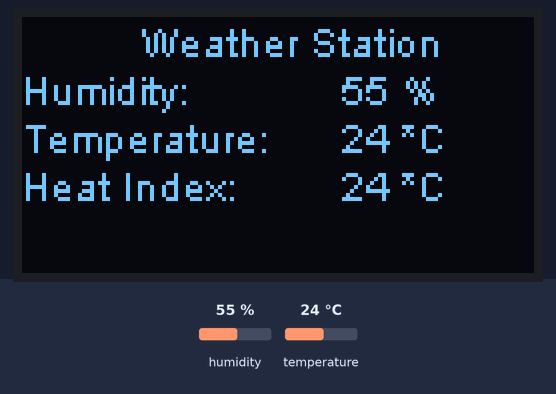
Bench run of a sketch on a simulated ESP32. Shown: 128×64 one-colour display. The test bench sets the inputs (shaded band); at power-on: temperature 24 °C, humidity 55 %. WiFi joins after 1.5 s; servers stay silent unless stated; what the sketch prints to the serial monitor is not drawn.

Above: at 8.7 s.
8.8 s: temperature set to 0 °C
At 10.8 s:
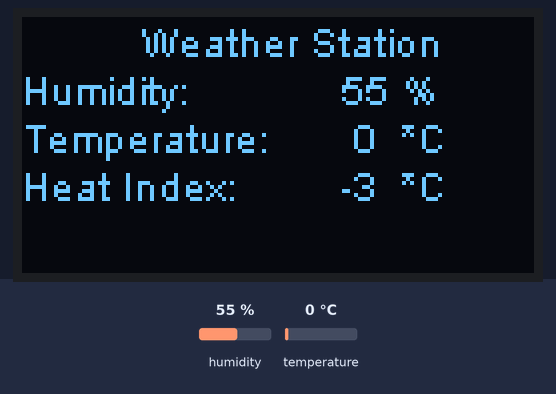
11.1 s: humidity set to 22 %
At 12.8 s:
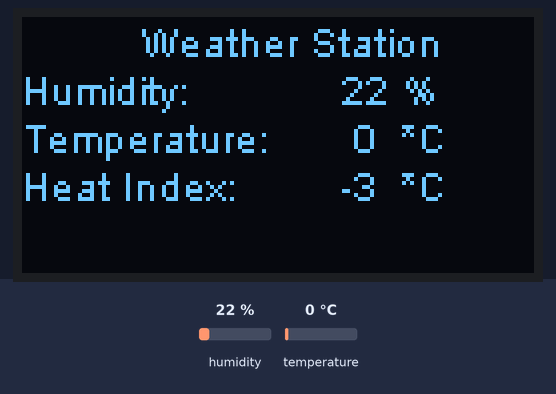
13.1 s: humidity set to 40 %
At 14.2 s:
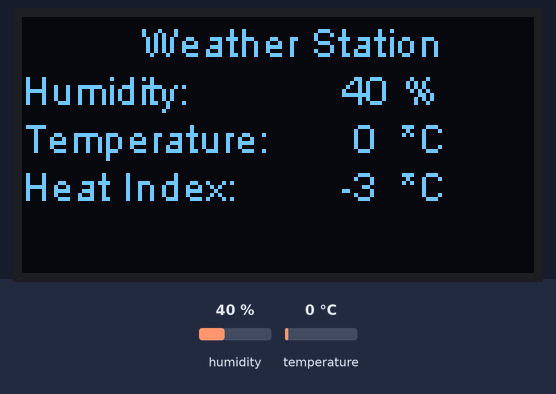
15.2 s: temperature set to 12 °C
At 16.4 s:
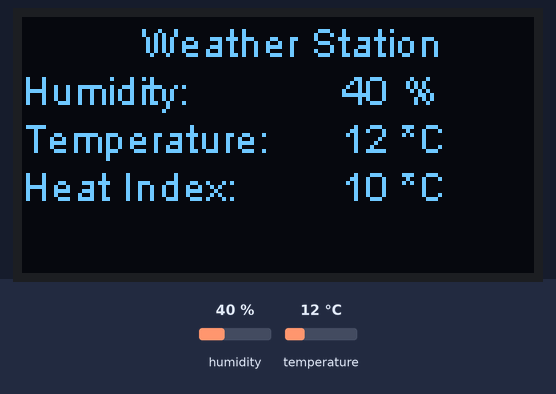
Timing chart, 0 to 18.2 s (numbered marks = the images above; inputs shaded):
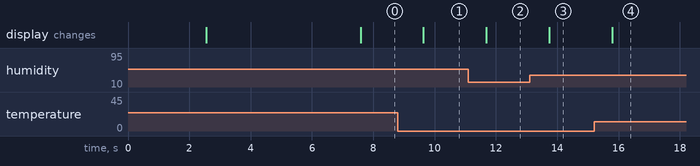

Measured:
- after the input at 8.8 s, the display: changes after 0.84 s (image 1)
- after the input at 11.1 s, the display: changes after 0.59 s (image 2)
- after the input at 13.1 s, the display: changes after 0.64 s (image 3)
- after the input at 15.2 s, the display: changes after 0.59 s (image 4)

The sketch:

Weather_Station_OTA_Update.ino
```cpp
#include <FS.h>
#include <WiFiManager.h>


#include <WiFiClient.h>
#include <Update.h>
#include <ESPmDNS.h>
#include <WebServer.h>


#define DHTPIN 27
#define DHTTYPE DHT11

#include "DHT.h"
#include <Wire.h>
#include "SSD1306.h"

const char* hostname = "esp32";
SSD1306  display(0x3c, 21, 22);
DHT dht(DHTPIN, DHTTYPE);


WebServer server(80);


/* Style */
String style =
"<style>#file-input,input{width:100%;height:44px;border-radius:4px;margin:10px auto;font-size:15px}"
"input{background:#f1f1f1;border:0;padding:0 15px}body{background:#3498db;font-family:sans-serif;font-size:14px;color:#777}"
"#file-input{padding:0;border:1px solid #ddd;line-height:44px;text-align:left;display:block;cursor:pointer}"
"#bar,#prgbar{background-color:#f1f1f1;border-radius:10px}#bar{background-color:#3498db;width:0%;height:10px}"
"form{background:#fff;max-width:258px;margin:75px auto;padding:30px;border-radius:5px;text-align:center}"
".btn{background:#3498db;color:#fff;cursor:pointer}</style>";

/* Login page */
String loginIndex =
"<form name=loginForm>"
"<h1>OTA Updater Login</h1>"
"<input name=userid placeholder='User ID'> "
"<input name=pwd placeholder=Password type=Password> "
"<input type=submit onclick=check(this.form) class=btn value=Login></form>"
"<script>"
"function check(form) {"
"if(form.userid.value=='admin' && form.pwd.value=='pass')" //You can change the login credentials
"{window.open('/serverIndex')}"
"else"
"{alert('Error Password or Username')}"
"}"
"</script>" + style;

/* Server Index Page */
String serverIndex =
"<script src='https://ajax.googleapis.com/ajax/libs/jquery/3.2.1/jquery.min.js'></script>"
"<form method='POST' action='#' enctype='multipart/form-data' id='upload_form'>"
"<input type='file' name='update' id='file' onchange='sub(this)' style=display:none>"
"<label id='file-input' for='file'>   Choose file...</label>"
"<input type='submit' class=btn value='Update'>"
"<br><br>"
"<div id='prg'></div>"
"<br><div id='prgbar'><div id='bar'></div></div><br></form>"
"<script>"
"function sub(obj){"
"var fileName = obj.value.split('\\\\');"
"document.getElementById('file-input').innerHTML = '   '+ fileName[fileName.length-1];"
"};"
"$('form').submit(function(e){"
"e.preventDefault();"
"var form = $('#upload_form')[0];"
"var data = new FormData(form);"
"$.ajax({"
"url: '/update',"
"type: 'POST',"
"data: data,"
"contentType: false,"
"processData:false,"
"xhr: function() {"
"var xhr = new window.XMLHttpRequest();"
"xhr.upload.addEventListener('progress', function(evt) {"
"if (evt.lengthComputable) {"
"var per = evt.loaded / evt.total;"
"$('#prg').html('progress: ' + Math.round(per*100) + '%');"
"$('#bar').css('width',Math.round(per*100) + '%');"
"}"
"}, false);"
"return xhr;"
"},"
"success:function(d, s) {"
"console.log('success!') "
"},"
"error: function (a, b, c) {"
"}"
"});"
"});"
"</script>" + style;

void setup() {

  Serial.begin(115200);
  display.init();
  dht.begin();
  WiFiManager wifiManager;

  display.clear();
  display.drawString(0, 0, "Booting");
  display.display();
  delay(1000);
  display.clear();

  wifiManager.autoConnect("ESPCONFIGAP");
  String ssid = wifiManager.getWiFiSSID();

  display.clear();
  display.drawString(0, 0, "Connected to this WiFi:");
  display.drawString(0, 20, ssid);
  display.display();
  delay(5000);

   /*use mdns for host name resolution*/
      MDNS.begin(hostname);
      Serial.println("mDNS responder started");
      Serial.print("Access the webserver at http://");
      Serial.print(hostname);
      Serial.print(".local/");
      Serial.print("IP address: ");
      Serial.println(WiFi.localIP());

        /*return index page which is stored in serverIndex */
        server.on("/", HTTP_GET, []() {
          server.sendHeader("Connection", "close");
          server.send(200, "text/html", loginIndex);
        });

        server.on("/serverIndex", HTTP_GET, []() {
          server.sendHeader("Connection", "close");
          server.send(200, "text/html", serverIndex);
        });

        /*handling uploading firmware file */
        server.on("/update", HTTP_POST, []() {
          server.sendHeader("Connection", "close");
          server.send(200, "text/plain", (Update.hasError()) ? "FAIL" : "OK");
          ESP.restart();
        }, []() {
          HTTPUpload& upload = server.upload();

          if (upload.status == UPLOAD_FILE_START)
            {
              Serial.printf("Update: %s\n", upload.filename.c_str());
              if (!Update.begin(UPDATE_SIZE_UNKNOWN))
                { //start with max available size
                 Update.printError(Serial);
                }
            }
          else if (upload.status == UPLOAD_FILE_WRITE)
            {
         /* flashing firmware to ESP*/
              if (Update.write(upload.buf, upload.currentSize) != upload.currentSize)
                {
                 Update.printError(Serial);
                 }
             }
          else if (upload.status == UPLOAD_FILE_END) {
               if (Update.end(true))
                  { //true to set the size to the current progress
                  Serial.printf("Update Success: %u\nRebooting...\n", upload.totalSize);
                   }
          else
            {
              Update.printError(Serial);
            }

          }
        });
  server.begin();


}

void loop() {
  server.handleClient();

  float h = dht.readHumidity();
  float t = dht.readTemperature();
  float hic = dht.computeHeatIndex(t, h, false);


 //float f = dht.readTemperature(true); //Fahrenheit
 // Compute heat index in Fahrenheit (the default)

 // float hif = dht.computeHeatIndex(f, h);
  // Check if any reads failed and exit early (to try again).
  if (isnan(h) || isnan(t) ) {
    Serial.println(F("Failed to read from DHT sensor!"));
    return;
  }


  // Compute heat index in Celsius (isFahreheit = false)
 // float hic = dht.computeHeatIndex(t, h, false);

  static char hum[15];
  static char temp[15];
  static char heatindex[15];

  dtostrf(h,7, 0, hum);
  dtostrf(t,7, 0, temp);
  dtostrf(hic,7, 0, heatindex);

  Serial.print(F("Humidity: "));
  Serial.print(hum);
  Serial.print(F("%  Temperature: "));
  Serial.print(temp);
  Serial.print(F("°C Heat Index:"));
  Serial.print(heatindex);
  Serial.println();

  display.clear();
  display.drawString(30, 0, "Weather Station");


  display.drawString(0, 12,"Humidity: ");
  display.drawString(65,12, hum);
  display.drawString(95,12,"%");

  display.drawString(0, 24,"Temperature: ");
  display.drawString(65,24, temp);
  display.drawString(95, 24,"*C");

  display.drawString(0,36,"Heat Index: ");
  display.drawString(65,36, heatindex);
  display.drawString(95,36,"*C");

  display.display();
  delay(1000);
  display.clear();

  }
```
